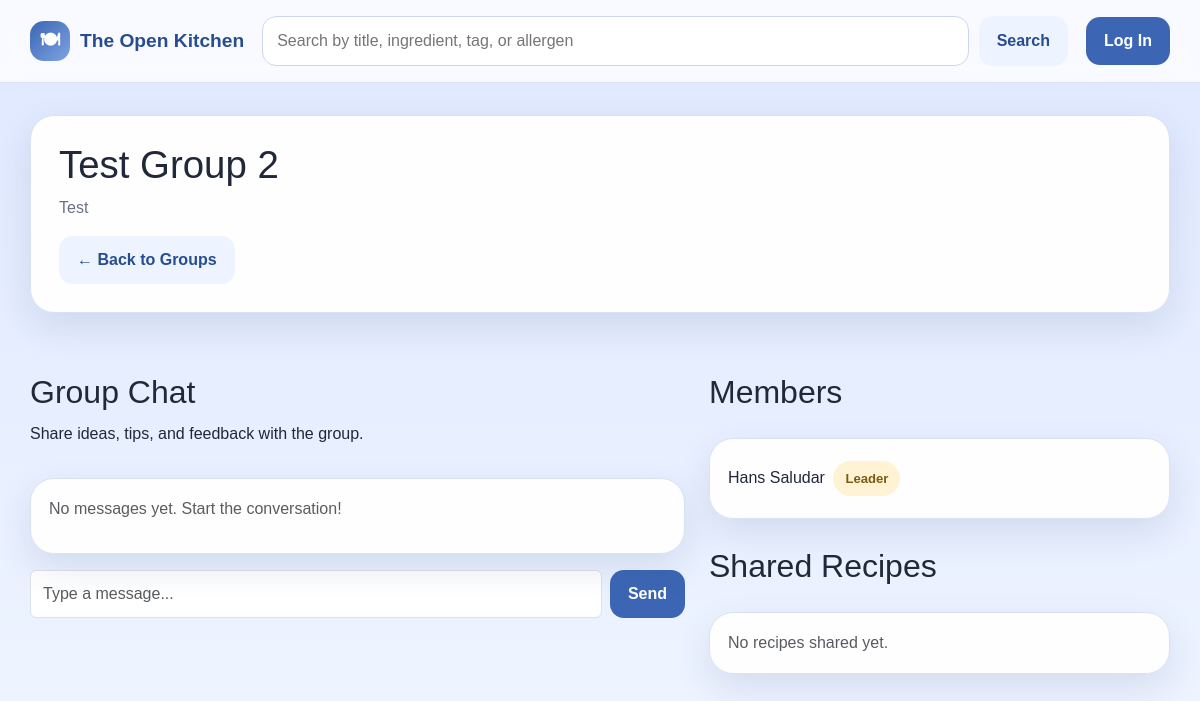
Before: /groups/6 with the older database file.
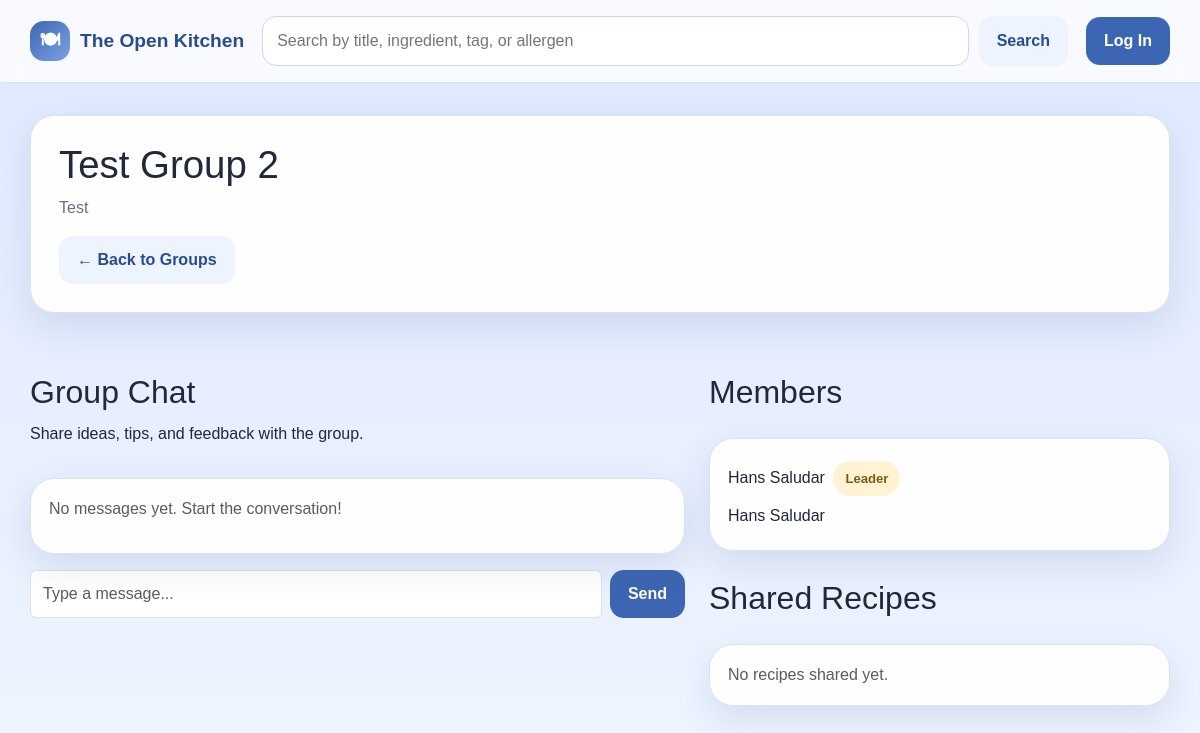
After: the same page with the newer database file.
### app/models.py (models this page shows, shortened)
class Group(db.Model):
    __tablename__ = 'groups'
    id = db.Column(db.Integer, primary_key=True)
    leaderID = db.Column(db.Integer, db.ForeignKey('users.id'), nullable=False)
    name = db.Column(db.String(100), nullable=False)
    description = db.Column(db.Text)
    dateCreated = db.Column(db.DateTime, nullable=False)
    members = db.relationship('GroupMember', backref='group', lazy=True)
    messages = db.relationship('GroupMessage', backref='group', lazy=True)

class GroupMember(db.Model):
    __tablename__ = 'group_members'
    id = db.Column(db.Integer, primary_key=True)
    groupID = db.Column(db.Integer, db.ForeignKey('groups.id'), nullable=False)
    userID = db.Column(db.Integer, db.ForeignKey('users.id'), nullable=False)
    dateJoined = db.Column(db.DateTime, nullable=False)
    user = db.relationship('User', backref='memberships', lazy=True)

class User(db.Model):
    __tablename__ = 'users'
    id = db.Column(db.Integer, primary_key=True)
    firstName = db.Column(db.String(50), nullable=False)
    lastName = db.Column(db.String(50), nullable=False)
    email = db.Column(db.String(100), unique=True, nullable=False)
    password = db.Column(db.String(255), nullable=False)
    role = db.Column(db.String(20), nullable=False, default='contributor')
    isActive = db.Column(db.Boolean, default=True)
    dateCreated = db.Column(db.DateTime, nullable=False, default=datetime.now)
    avatar = db.Column(db.String(255), nullable=True)
    preferMetric = db.Column(db.Boolean, default=False, nullable=False)
    disableNotifications = db.Column(db.Boolean, default=False, nullable=False)
    lastSeen = db.Column(db.DateTime, nullable=True, default=None)
    recipes = db.relationship('Recipe', backref='author', lazy=True)

### app/routes.py (the view)
@app.route('/groups/<int:group_id>')
def view_group(group_id):
    group = Group.query.get_or_404(group_id)
    messages = GroupMessage.query.filter_by(groupID=group_id).order_by(GroupMessage.dateSent).all()
    shared_recipes = GroupRecipe.query.filter_by(groupID=group_id).all()
    members = GroupMember.query.filter_by(groupID=group_id).all()
    return render_template('groups/view.html', group=group, messages=messages,
                           shared_recipes=shared_recipes, members=members)

### app/routes.py (called while the page is built)
def get_current_user():
    if 'user_id' in session:
        return User.query.get(session['user_id'])
    return None

def current_user_id():
    return session.get('user_id')

@app.context_processor
def inject_current_user():
    return {'current_user': get_current_user()}

@app.before_request
def update_last_seen():
    if 'user_id' in session:
        user = User.query.get(session['user_id'])
        if user:
            user.lastSeen = datetime.now()
            db.session.commit()

def _get_notifications():
    uid = current_user_id()
    if uid is None:
        return []
    return Notification.query.filter_by(userID=uid).order_by(Notification.dateCreated.desc()).all()

@app.context_processor
def inject_notifications():
    notifications = _get_notifications()
    has_unread = any(not n.isRead for n in notifications)
    return dict(notifications=notifications, has_unread=has_unread)

### app/templates/groups/view.html (shortened to what this page needs)
{% extends "base.html" %}
{% block content %}
<section class="hero-card">
    <div>
        <h1>{{ group.name }}</h1>
        <p class="hero-copy">{{ group.description or 'No description provided.' }}</p>
        <div class="hero-actions">
            <a href="{{ url_for('my_groups') }}" class="btn btn-secondary">← Back to Groups</a>
        </div>
    </div>
</section>
<div class="row g-4 mt-2">
    <div class="col-md-7">
        <section class="section-head">
            <div>
                <h2>Group Chat</h2>
                <p>Share ideas, tips, and feedback with the group.</p>
            </div>
        </section>
        <article class="recipe-card mb-3" style="max-height: 400px; overflow-y: auto;" id="chatBox">
            {% if messages %}
                {% for msg in messages %}
                <div class="mb-3">
                    <div class="d-flex justify-content-between">
                        <span class="fw-semibold" style="font-size: .9rem;">
                            {{ msg.sender.firstName }} {{ msg.sender.lastName[0] }}.
                        </span>
                        <span class="muted-small">{{ msg.dateSent.strftime('%b %d at %I:%M %p') }}</span>
                    </div>
                    <p class="mb-0" style="font-size: .95rem;">{{ msg.content }}</p>
                </div>
                {% if not loop.last %}<hr class="my-2">{% endif %}
                {% endfor %}
            {% else %}
                <p class="text-muted">No messages yet. Start the conversation!</p>
            {% endif %}
        </article>
        <form method="POST" action="{{ url_for('send_message', group_id=group.id) }}">
            <div class="d-flex gap-2">
                <input type="text" name="content" class="form-control" placeholder="Type a message..." required>
                <button type="submit" class="btn btn-primary">Send</button>
            </div>
        </form>
    </div>
    <div class="col-md-5">
        <section class="section-head">
            <div>
                <h2>Members</h2>
            </div>
        </section>
        <article class="recipe-card mb-4">
            {% for m in members %}
            <div class="d-flex align-items-center justify-content-between py-1">
                <span>{{ m.user.firstName }} {{ m.user.lastName }}
                    {% if m.userID == group.leaderID %}
                    <span class="mini-pill ms-1">Leader</span>
                    {% endif %}
                </span>
            </div>
            {% endfor %}
        </article>
        <section class="section-head">
            <div>
                <h2>Shared Recipes</h2>
            </div>
        </section>
        {% if shared_recipes %}
        <div>
            {% for gr in shared_recipes %}
            <div class="recipe-card-wrap mb-2">
                <a href="{{ url_for('view_recipe', recipe_id=gr.recipe.id) }}" class="recipe-card-link">
                    <article class="recipe-card">
                        {% if gr.recipe.image %}
                        <img class="recipe-card-bg" src="{{ url_for('static', filename='uploads/' + gr.recipe.image) }}" alt="">
                        {% endif %}
                        <div class="recipe-card-content">
                            <div class="recipe-card-top">
                                <span class="mini-pill">Shared</span>
                            </div>
                            <h3>{{ gr.recipe.title }}</h3>
                            <div class="recipe-card-footer">
                                <span class="muted-small">by {{ gr.sharedBy.firstName }} {{ gr.sharedBy.lastName[0] }}.</span>
                                <span>Open →</span>
                            </div>
                        </div>
                    </article>
                </a>
            </div>
            {% endfor %}
        </div>
        {% else %}
        <article class="recipe-card">
            <p class="text-muted mb-0">No recipes shared yet.</p>
        </article>
        {% endif %}
    </div>
</div>
{% endblock %}

### app/templates/base.html (shortened to what this page needs)
<!DOCTYPE html>
<html lang="en">
<head>
    <link href="https://cdn.jsdelivr.net/npm/bootstrap@5.3.3/dist/css/bootstrap.min.css" rel="stylesheet">
    <link rel="stylesheet" href="{{ url_for('static', filename='style.css') }}">
</head>
<body>
    <header class="site-header">
        <div class="container nav-wrap">
            <a class="brand" href="{{ url_for('dashboard') }}">
                <span class="brand-mark">🍽</span>
                <span>The Open Kitchen</span>
            </a>
            <form class="searchbar" action="{{ url_for('search') }}" method="get">
                <input type="text" name="q" placeholder="Search by title, ingredient, tag, or allergen"
                       value="{{ request.args.get('q', '') }}">
                <button type="submit" class="btn btn-secondary">Search</button>
            </form>
            <nav class="nav-links">
                {% if session.get('user_id') %}
                    <a href="{{ url_for('create_recipe') }}" class="btn btn-primary">+ Create Recipe</a>
                {% else %}
                    <a href="{{ url_for('login') }}" class="btn btn-primary">Log In</a>
                {% endif %}
            </nav>
        </div>
    </header>
    <main class="container page-shell">
        {% block content %}{% endblock %}
    </main>
    <div class="toast-container position-fixed top-0 end-0 p-3" style="z-index: 1100;" id="toastContainer"></div>
</body>
</html>

### app/static/style.css (style rules this page uses)
:root { --bg-top: #dfe8ff; --bg-bottom: #eef4ff; --surface: rgba(255, 255, 255, 0.96); --surface-strong: #ffffff; --primary: #3c66b3; --primary-dark: #274d90; --accent: #f4c15d; --text: #20283a; --muted: #687087; --line: #d9e2f2; --shadow: 0 14px 36px rgba(40, 62, 113, 0.12); --radius-lg: 24px; --radius-md: 18px; --radius-sm: 12px; }
* { box-sizing: border-box; }
html, body { margin: 0; padding: 0; }
body { font-family: Arial, Helvetica, sans-serif; color: var(--text); background: linear-gradient(180deg, var(--bg-top) 0%, var(--bg-bottom) 100%); }
a { color: inherit; text-decoration: none; }
.container { width: min(1160px, calc(100% - 32px)); margin: 0 auto; }
.page-shell { padding: 32px 0 56px; }
.site-header { position: sticky; top: 0; z-index: 20; backdrop-filter: blur(10px); background: rgba(255, 255, 255, 0.78); border-bottom: 1px solid rgba(217, 226, 242, 0.95); }
.nav-wrap { display: grid; grid-template-columns: auto 1fr auto; gap: 18px; align-items: center; padding: 16px 0; }
.brand { display: inline-flex; align-items: center; gap: 10px; font-size: 1.2rem; font-weight: 800; color: var(--primary-dark); }
.brand-mark { display: inline-grid; place-items: center; width: 40px; height: 40px; border-radius: 14px; background: linear-gradient(135deg, var(--primary), #7ea2e3); color: white; }
.nav-links { display: inline-flex; align-items: center; gap: 14px; }
.searchbar { display: grid; grid-template-columns: 1fr auto; gap: 10px; }
.searchbar input, input, select, textarea { width: 100%; padding: 12px 14px; border: 1px solid #ccd7ed; border-radius: 14px; font: inherit; background: white; }
.btn { display: inline-flex; align-items: center; justify-content: center; gap: 8px; border: 0; border-radius: 14px; padding: 12px 18px; font-weight: 700; cursor: pointer; }
.btn-primary { background: var(--primary); color: white; }
.btn-secondary { background: #edf3ff; color: var(--primary-dark); }
.hero-card, .recipe-card, .form-card, .panel-card, .empty-state, .alert, .stat-card { background: var(--surface); border: 1px solid var(--line); border-radius: var(--radius-lg); box-shadow: var(--shadow); }
.hero-card { display: grid; grid-template-columns: 1.2fr .8fr; gap: 24px; padding: 28px; }
h1, h2, h3 { margin: 0 0 10px; }
.hero-card h1 { font-size: 2.4rem; line-height: 1.1; }
.hero-copy, .lead, .helper, .muted-small { color: var(--muted); }
.hero-actions, .pill-row, .form-actions { display: flex; gap: 12px; flex-wrap: wrap; }
.section-head { display: flex; align-items: end; justify-content: space-between; gap: 16px; margin: 28px 0 16px; }
.recipe-card { padding: 18px; position: relative; overflow: hidden; transition: transform .16s ease, box-shadow .16s ease; }
.recipe-card p { margin: 0 0 14px; color: var(--muted); }
.pill, .mini-pill { display: inline-flex; align-items: center; gap: 6px; border-radius: 999px; padding: 8px 12px; font-size: .82rem; font-weight: 700; }
.mini-pill { background: #fff3d4; color: #7a5b13; }

Changed rows visible on the page:
added GroupMember: user.firstName "Hans", user.lastName "Saludar"
